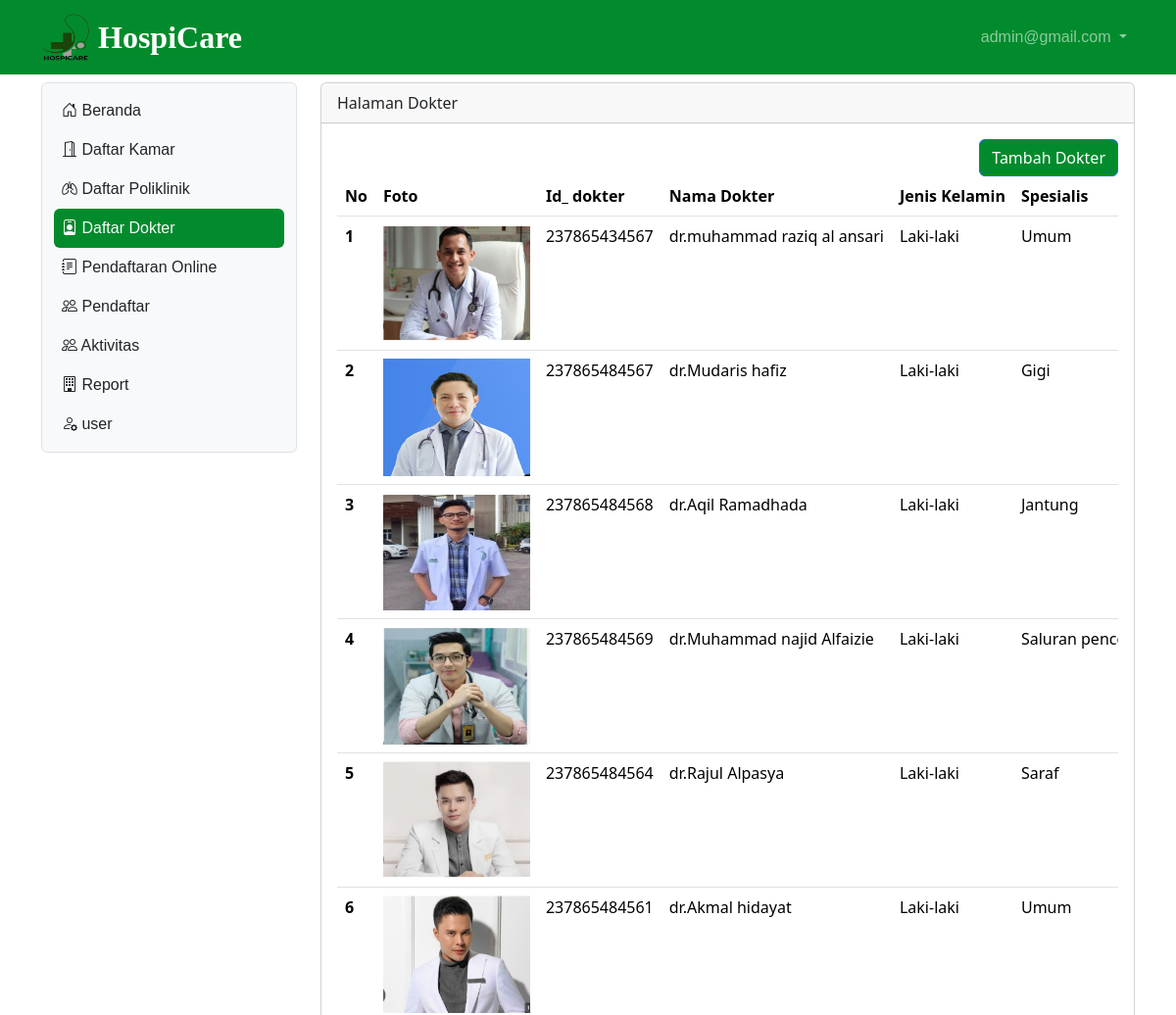
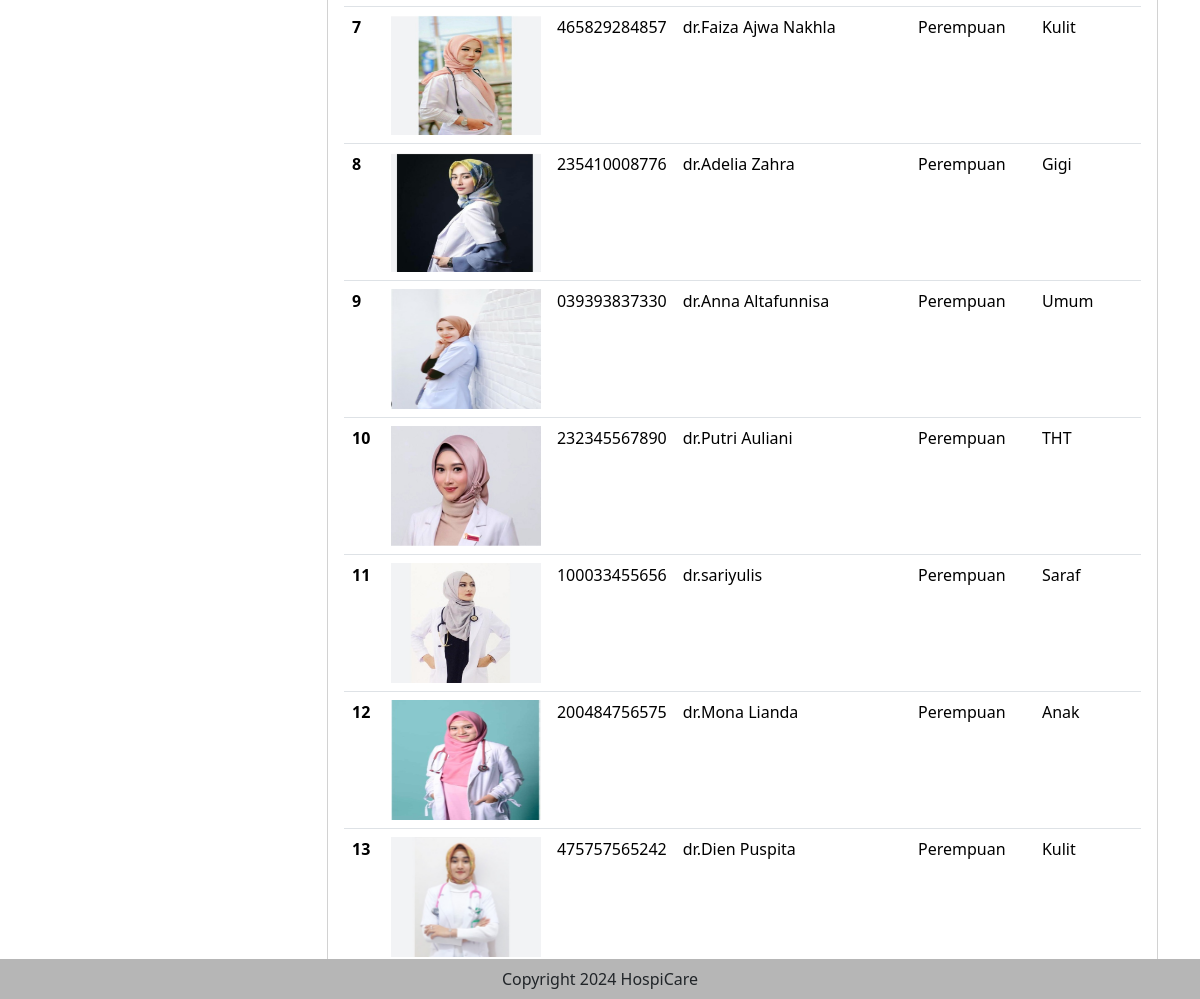
The page /projeck_baru_hospicare/dokter (signed in) on the database its author committed (2 pictures, top to bottom).
### tables this page shows
CREATE TABLE IF NOT EXISTS `tb_user` (
  `id` int NOT NULL AUTO_INCREMENT,
  `nama` varchar(200) DEFAULT NULL,
  `username` varchar(200) DEFAULT NULL,
  `password` varchar(200) DEFAULT NULL,
  `level` int DEFAULT NULL,
  `nohp` varchar(20) DEFAULT NULL,
  `alamat` varchar(100) DEFAULT NULL,
  `foto` varchar(50) DEFAULT NULL,
  PRIMARY KEY (`id`)
);

CREATE TABLE IF NOT EXISTS `tb_dokter` (
  `id` int NOT NULL AUTO_INCREMENT,
  `foto` varchar(500) DEFAULT NULL,
  `Id_dokter` varchar(500) DEFAULT NULL,
  `nama_dokter` varchar(200) DEFAULT NULL,
  `jenis_kelamin` varchar(100) DEFAULT NULL,
  `spesialis` varchar(50) DEFAULT NULL,
  `jadwal_praktik` varchar(100) DEFAULT NULL,
  `pendidikan` varchar(100) DEFAULT NULL,
  `nohp` varchar(100) DEFAULT NULL,
  `keterangan` varchar(100) DEFAULT NULL,
  PRIMARY KEY (`id`) USING BTREE
);

### projeck_baru_hospicare/dokter.php (the view, shortened to what this page needs)
<?php
include "proses/connect.php";
$query = mysqli_query($conn, "SELECT * FROM tb_dokter");
while ($record = mysqli_fetch_array($query)) {
    $result[] = $record;
}
?>
<div class="col-lg-9 mt-2">
    <div class="card">
        <div class="card-header">
            Halaman Dokter
        </div>
        <div class="card-body w-100">
            <div class="row">
                <div class="col d-flex justify-content-end">
                    <button class="btn btn-primary" data-bs-toggle="modal" data-bs-target="#modaltambahuser" style="background-color: rgb(2, 139, 44)">Tambah Dokter</button>
                </div>
            </div>
            <?php
            if (empty($result)) {
                echo "Data User tidak ada";
            } else {
            ?>
                <div class="table-responsive">
                    <table id="example" class="table table-hover">
                        <thead>
                            <tr class="text-nowrap">
                                <th scope="col">No</th>
                                <th scope="col">Foto</th>
                                <th scope="col">Id_ dokter</th>
                                <th scope="col">Nama Dokter</th>
                                <th scope="col">Jenis Kelamin</th>
                                <th scope="col">Spesialis</th>
                            </tr>
                        </thead>
                        <tbody>
                            <?php
                            $no = 1;
                            foreach ($result as $row) {
                            ?>
                                <tr class="text-nowrap">
                                    <th scope="row"><?php echo $no++; ?></th>
                                    <td><img src="assets/img/<?php echo $row['foto']; ?>" style="width: 150px; height: 120px;" alt="..."></td>
                                    <td><?php echo $row['Id_dokter']; ?></td>
                                    <td><?php echo $row['nama_dokter']; ?></td>
                                    <td><?php echo $row['jenis_kelamin']; ?></td>
                                    <td><?php echo $row['spesialis']; ?></td>
                                </tr>
                            <?php
                            }
                            ?>
                        </tbody>
                    </table>
                </div>
                <?php foreach ($result as $row) { ?>
        </div>
    <?php } ?>
<?php } ?>

### projeck_baru_hospicare/header.php (shortened to what this page needs)
<?php
include "proses/connect.php";
$query = mysqli_query($conn, "SELECT * FROM tb_user WHERE username='$_SESSION[username_hospicare]'");
?>
<nav class="navbar navbar-expand navbar-dark  sticky-top " style="background-color: rgb(2, 139, 44)">
    <div class="container-lg">
        <a class="navbar-brand d-flex align-items-center" href=".">
            <img class="me-2" src="logo6.png" alt="" width="50" height="50">
            <span class=" display-7">HospiCare</span>
        </a>
        <div class="collapse navbar-collapse" id="navbarSupportedContent">
            <ul class="navbar-nav ms-auto mb-2 mb-lg-0">
                <li class="nav-item dropdown">
                    <a class="nav-link dropdown-toggle " href="#" role="button" data-bs-toggle="dropdown" aria-expanded="false">
                        <?php
                        echo $hasil['username'];
                        ?>
                    </a>
                </li>
            </ul>
        </div>
    </div>
</nav>

### projeck_baru_hospicare/style.css (style rules this page uses)
:root { --custom-background-color: rgb(2, 139, 44) !important; }
.navbar-brand { font-family: 'Times New Roman', Times, serif; font-weight: bold; font-size: 24pt; }
.nav-link { font-family: Arial, Helvetica, sans-serif; font-size: 12pt; }
.table { width: 100%; }

### rows shown on the page
tb_user: username "admin@gmail.com"
tb_dokter: foto (picture), Id_dokter "237865434567", nama_dokter "dr.muhammad raziq al ansari", jenis_kelamin "Laki-laki", spesialis "Umum"
tb_dokter: foto (picture), Id_dokter "237865484567", nama_dokter "dr.Mudaris hafiz", jenis_kelamin "Laki-laki", spesialis "Gigi"
tb_dokter: foto (picture), Id_dokter "237865484568", nama_dokter "dr.Aqil Ramadhada", jenis_kelamin "Laki-laki", spesialis "Jantung"
tb_dokter: foto (picture), Id_dokter "237865484569", nama_dokter "dr.Muhammad najid Alfaizie", jenis_kelamin "Laki-laki", spesialis "Saluran…"
tb_dokter: foto (picture), Id_dokter "237865484564", nama_dokter "dr.Rajul Alpasya", jenis_kelamin "Laki-laki", spesialis "Saraf"
tb_dokter: foto (picture), Id_dokter "237865484561", nama_dokter "dr.Akmal hidayat", jenis_kelamin "Laki-laki", spesialis "Umum"
tb_dokter: foto (picture), Id_dokter "465829284857", nama_dokter "dr.Faiza Ajwa Nakhla", jenis_kelamin "Perempuan", spesialis "Kulit"
tb_dokter: foto (picture), Id_dokter "235410008776", nama_dokter "dr.Adelia Zahra", jenis_kelamin "Perempuan", spesialis "Gigi"
tb_dokter: foto (picture), Id_dokter "039393837330", nama_dokter "dr.Anna Altafunnisa", jenis_kelamin "Perempuan", spesialis "Umum"
tb_dokter: foto (picture), Id_dokter "232345567890", nama_dokter "dr.Putri Auliani", jenis_kelamin "Perempuan", spesialis "THT"
tb_dokter: foto (picture), Id_dokter "100033455656", nama_dokter "dr.sariyulis", jenis_kelamin "Perempuan", spesialis "Saraf"
tb_dokter: foto (picture), Id_dokter "200484756575", nama_dokter "dr.Mona Lianda", jenis_kelamin "Perempuan", spesialis "Anak"
tb_dokter: foto (picture), Id_dokter "475757565242", nama_dokter "dr.Dien Puspita", jenis_kelamin "Perempuan", spesialis "Kulit"
